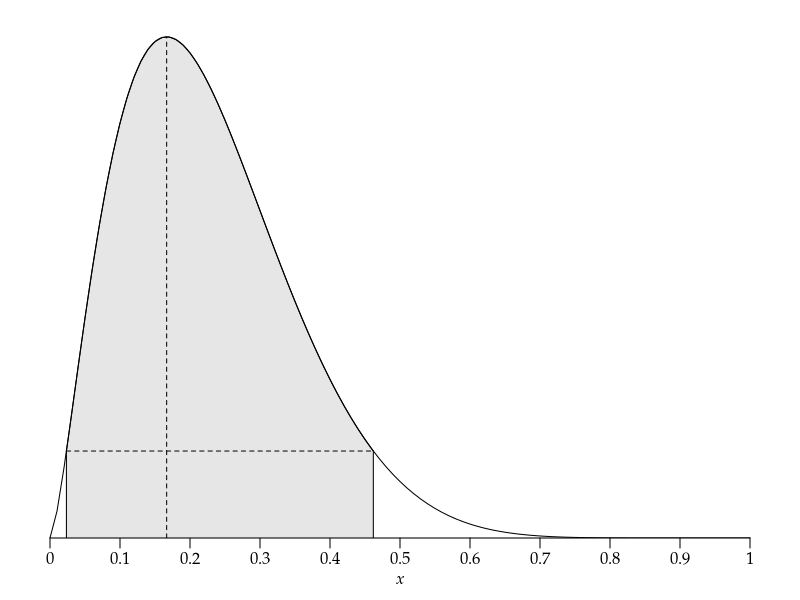

Source code (R): (Note: this script raises an error after producing the figure.)
args = commandArgs()
basename = sub(".R$", "", sub("^--file=(.*/)?", "", args[grep("^--file=", args)]))
if (length(basename) != 0)
    pdf(file=paste0(basename, "_tmp.pdf"), colormodel="gray", width=7, height=4)
par(family="Palatino")
par(mgp=c(1.5,0.5,0)) # title and axis margins. default: c(3,1,0)
par(mar=c(3,1,1,1)+0.1) # bottom, left, top, right margins. default: c(5,4,4,2)+0.1
q = c(0.0234655, 0.4618984) # hdi(qbeta, 0.95, shape1=2.5, shape2=8.5)
x = seq(q[1], q[2], length.out=100)
y = sapply(x, function(x) dbeta(x,2.5,8.5))
plot(NULL, xlim=c(0,1), ylim=c(0,max(y)+0.1),
     xlab=expression(italic(x)), ylab="", yaxs="i", axes=FALSE)
axis(1, at=(0:10)/10, labels=(0:10)/10)
polygon(c(x,x[length(x)],x[1]), c(y,0,0), col=gray(0.9))
segments(x[1], y[1], x[length(x)], y[length(y)], lty=2)
segments(3/18, 0, 3/18, dbeta(3/18,2.5,8.5), lty=2)
curve(dbeta(x,2.5,8.5), 0, 1, add=TRUE)
dev.off()
embedFonts(paste0(basename, "_tmp.pdf"), outfile=paste0(basename, ".pdf"),
           options="-c \"<</NeverEmbed []>> setdistillerparams\" -f ")
